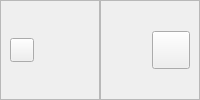
            <widget class="QWidget" name="header" native="true">
             <layout class="QHBoxLayout" name="horizontalLayout_2">
              <property name="spacing">
               <number>0</number>
              </property>
              <property name="leftMargin">
               <number>0</number>
              </property>
              <property name="topMargin">
               <number>0</number>
              </property>
              <property name="rightMargin">
               <number>0</number>
              </property>
              <property name="bottomMargin">
               <number>0</number>
              </property>
              <item>
               <widget class="QFrame" name="frame_2">
                <property name="maximumSize">
                 <size>
                  <width>170</width>
                  <height>16777215</height>
                 </size>
                </property>
                <property name="frameShape">
                 <enum>QFrame::StyledPanel</enum>
                </property>
                <property name="frameShadow">
                 <enum>QFrame::Raised</enum>
                </property>
                <layout class="QHBoxLayout" name="horizontalLayout_4">
                 <property name="spacing">
                  <number>0</number>
                 </property>
                 <property name="rightMargin">
                  <number>0</number>
                 </property>
                 <item alignment="Qt::AlignLeft">
                  <widget class="QPushButton" name="menuBtn">
                   <property name="maximumSize">
                    <size>
                     <width>24</width>
                     <height>24</height>
                    </size>
                   </property>
                   <property name="cursor">
                    <cursorShape>PointingHandCursor</cursorShape>
                   </property>
                   <property name="styleSheet">
                    <string notr="true">color: #10205A;</string>
                   </property>
                   <property name="text">
                    <string />
                   </property>
                   <property name="icon">
                    <iconset>
                     <normaloff>../../Users/surfac/Downloads/menu.png</normaloff>../../Users/surfac/Downloads/menu.png</iconset>
                   </property>
                   <property name="iconSize">
                    <size>
                     <width>22</width>
                     <height>22</height>
                    </size>
                   </property>
                  </widget>
                 </item>
                 <item alignment="Qt::AlignLeft|Qt::AlignVCenter">
                  <widget class="QLabel" name="label_21">
                   <property name="maximumSize">
                    <size>
                     <width>200</width>
                     <height>40</height>
                    </size>
                   </property>
                   <property name="text">
                    <string />
                   </property>
                   <property name="pixmap">
                    <pixmap>../../Users/surfac/Downloads/stacktrack.png</pixmap>
                   </property>
                   <property name="scaledContents">
                    <bool>true</bool>
                   </property>
                  </widget>
                 </item>
                </layout>
               </widget>
              </item>
              <item>
               <widget class="QFrame" name="frame">
                <property name="frameShape">
                 <enum>QFrame::StyledPanel</enum>
                </property>
                <property name="frameShadow">
                 <enum>QFrame::Raised</enum>
                </property>
                <layout class="QHBoxLayout" name="horizontalLayout_7">
                 <item alignment="Qt::AlignRight">
                  <widget class="QPushButton" name="userBtn">
                   <property name="minimumSize">
                    <size>
                     <width>38</width>
                     <height>38</height>
                    </size>
                   </property>
                   <property name="maximumSize">
                    <size>
                     <width>38</width>
                     <height>38</height>
                    </size>
                   </property>
                   <property name="font">
                    <font>
                     <strikeout>false</strikeout>
                    </font>
                   </property>
                   <property name="cursor">
                    <cursorShape>PointingHandCursor</cursorShape>
                   </property>
                   <property name="text">
                    <string />
                   </property>
                   <property name="icon">
                    <iconset>
                     <normaloff>../../Users/surfac/Downloads/se-deconnecter.png</normaloff>../../Users/surfac/Downloads/se-deconnecter.png</iconset>
                   </property>
                   <property name="iconSize">
                    <size>
                     <width>32</width>
                     <height>32</height>
                    </size>
                   </property>
                  </widget>
                 </item>
                </layout>
               </widget>
              </item>
             </layout>
            </widget>
